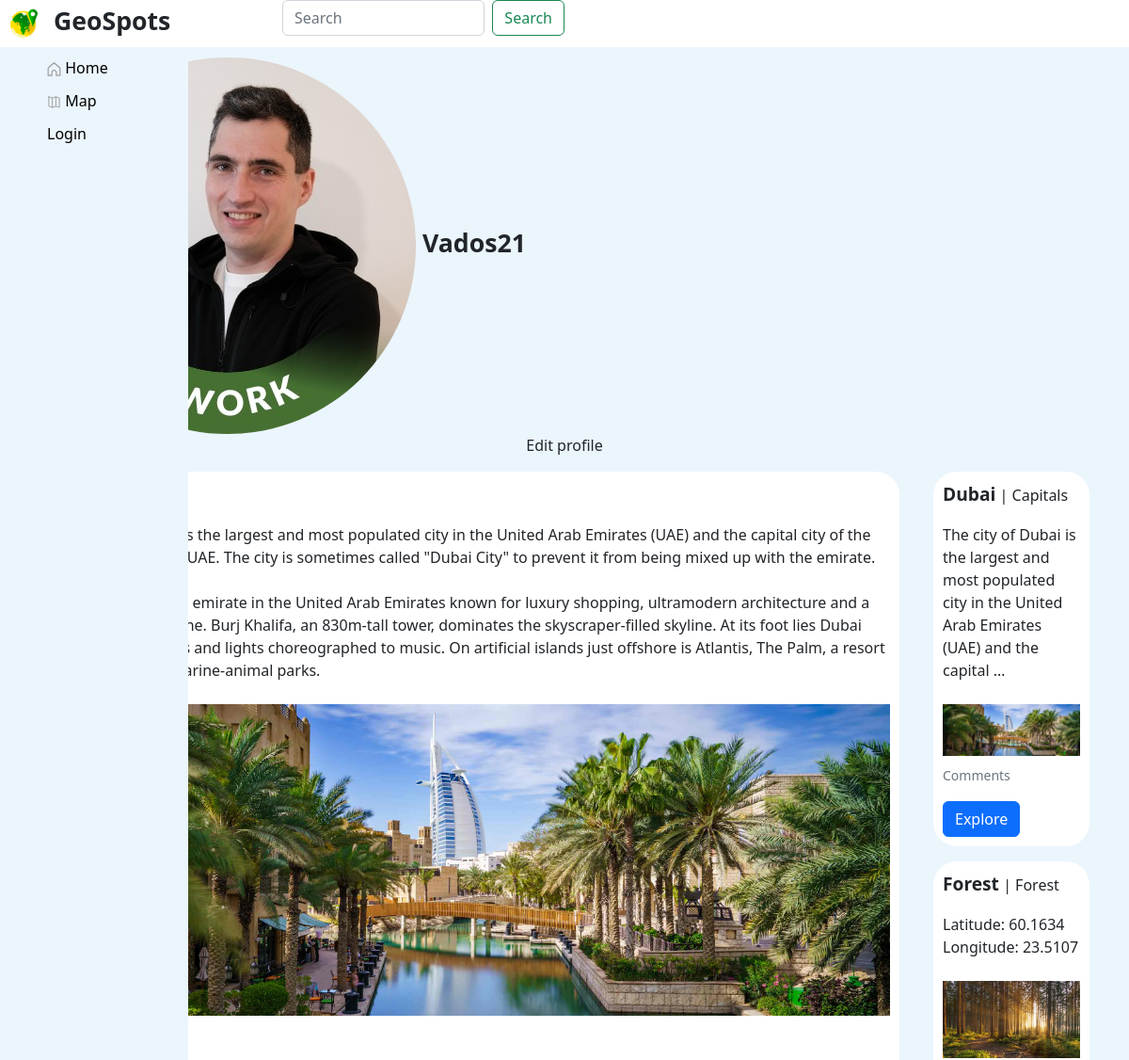
Page /profile/Vados21/ (upper part) on the earlier database version.
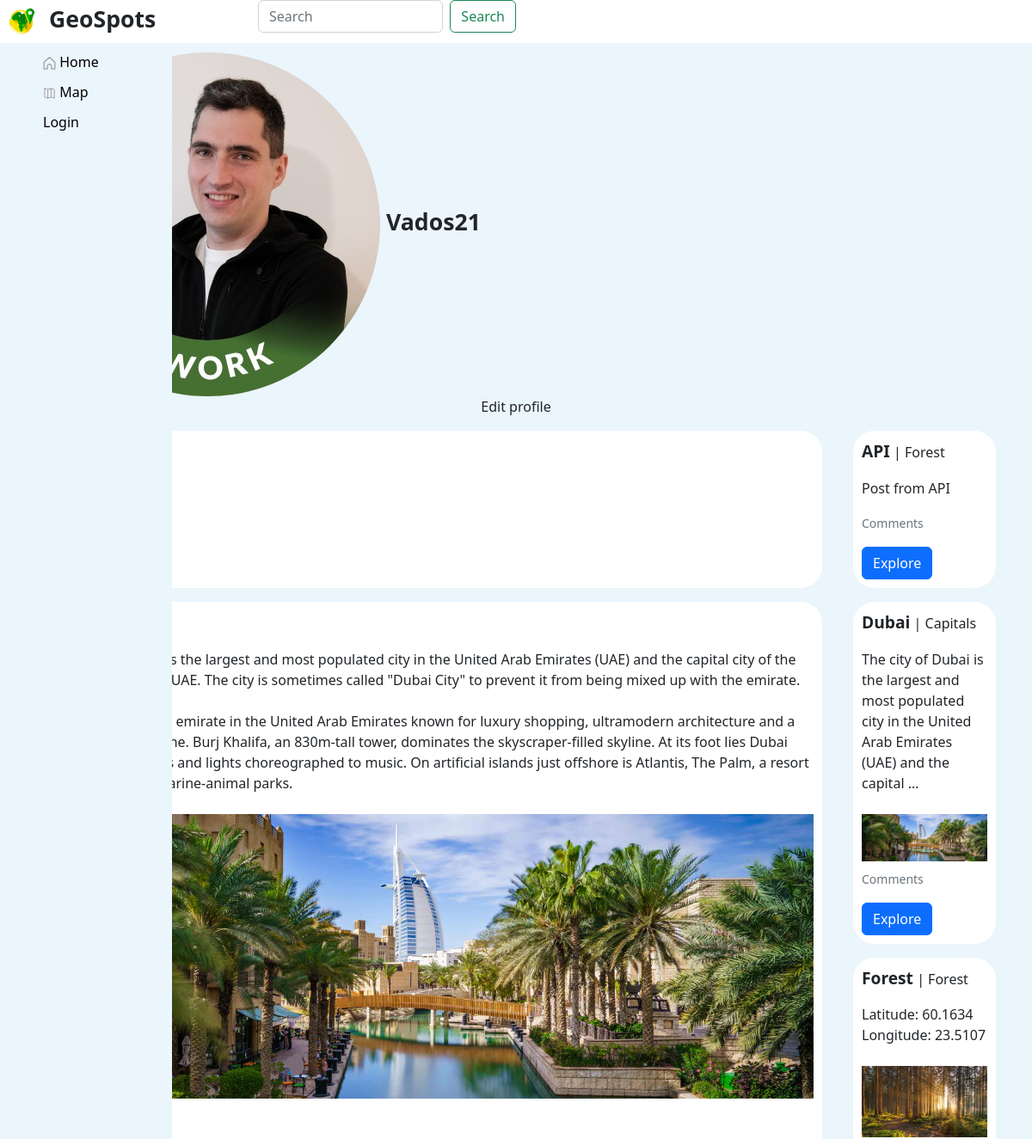
Same page on the later database version.
### posts/models.py (models this page shows, shortened)
class Post(models.Model):
    title = models.CharField(max_length=200)
    text = models.TextField()
    pub_date = models.DateTimeField(auto_now_add=True)
    author = models.ForeignKey(
        User,
        on_delete=models.CASCADE,
        related_name='posts'
    )
    group = models.ForeignKey(
        Group, blank=True, null=True,
        on_delete=models.SET_NULL,
        related_name='posts'
    )
    image = models.ImageField(
        'Картинка',
        upload_to='posts/',
        blank=True
    )
    lat = models.DecimalField(max_digits=10, decimal_places=8)
    lon = models.DecimalField(max_digits=10, decimal_places=8)
    likes = models.ManyToManyField(User, related_name='likes', blank=True)
    class Meta:
        ordering = ['-pub_date']

class Group(models.Model):
    title = models.CharField(max_length=200)
    slug = models.SlugField(unique=True, max_length=40)
    description = models.TextField(null=True)
    class Meta:
        verbose_name = 'Заголовок группы'

### posts/views.py (the view)
# urls.py: path('profile/<str:username>/', views.profile, name='profile'),
def profile(request, username):
    logging.info('profile started')
    user = get_object_or_404(User, username=username)
    post_list = user.posts.all()
    paginator = Paginator(post_list, 10)
    page_number = request.GET.get('page')
    post_counter = paginator.count
    page_obj = paginator.get_page(page_number)
    context = {
        'username': user,
        'post_counter': post_counter,
        'page_obj': page_obj,
    }
    return render(request, 'posts/profile.html', context)

### posts/templates/posts/profile.html (shortened to what this page needs)
{% extends 'posts/base.html'%}
{% block content %}
{% load static %}
<div class="bodycolor">
  {% load thumbnail %}
  <div class="padding_top">
    <div class="container text-center">
      <div class="row">
        <div class="container">
          <div class="col">
            <div class="left">
                <div class="indent">
                  <div id="text_size">
                    {% thumbnail username.profile.avatar "200x200" crop="center" upscale=True as im %}
                      <img class="rounded-circle" src="{{ im.url }}">
                    {% endthumbnail %}
                      {{ username }}
                  </div>
                </div>
            </div>
          </div>
        </div>
        <div class="col">
          Edit profile
        </div>
      </div>
    </div>
  </div>
  <div class="container text-center">
    <div class="row">
      <div class="col-10">
        <div class="container">
          <article>
            {% for post in page_obj %}
            <p>
              <div class="article">
                <div class="left">
                  <p><strong><big>{{ post.title }}</big></strong> | {{ post.group.title }}  </p>
                  <p>{{ post.text|linebreaksbr }}</p>
                  <div style='border-radius: 5px;'>
                    {% thumbnail post.image "960x339" crop="center" upscale=True as im %}
                      <img class="card-img my-2"  src="{{ im.url }}">
                    {% endthumbnail %}
                  </div>
                <p class="card-text"><small class="text-muted">Comments </small></p>
                <a class="btn btn-small btn-primary" href="{% url 'posts:post_detail' post.pk %}">
                </a>
                </div>
              </div>
            {% endfor %}
          </article>
        </div>
      </div>
      <div class="col">
        {% for post in page_obj %}
            <p>
              <div class="article">
                <div class="left">
                  <p><strong><big>{{ post.title }}</big></strong> | {{ post.group.title }}  </p>
                  <p>{{ post.text|truncatewords:20 }}</p>
                  <div style='border-radius: 5px;'>
                    {% thumbnail post.image "960x339" crop="center" upscale=True as im %}
                      <img class="card-img my-2"  src="{{ im.url }}">
                    {% endthumbnail %}
                  </div>
                <p class="card-text"><small class="text-muted">Comments </small></p>
                <a class="btn btn-small btn-primary" href="{% url 'posts:post_detail' post.pk %}">
                  Explore
                </a>
                </div>
              </div>
            {% endfor %}
      </div>
    </div>
  </div>
</div>
{% endblock content%}

Differences in the rows shown:
added Post: title "API", group "Forest", text "Post from API"
